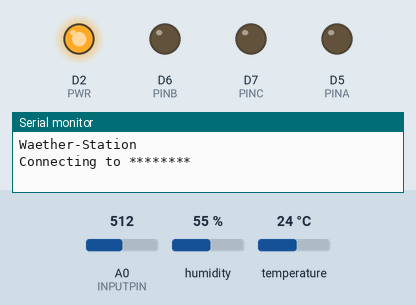
Recording of a program running on a simulated ESP8266 (NodeMCU). On the bench: output pins drawn as LEDs (lit = HIGH), the last lines printed to the serial monitor. Inputs (shaded band) come from the test bench; at power-on: A0 (INPUTPIN) = 512, humidity 55 %, temperature 24 °C. WiFi joins after 1.5 s; servers stay silent unless stated; no MQTT or app messages arrive unless stated. At 4.4 s the program puts the board to deep sleep or switches it off; the recording ends there.

Above: at 0.1 s.
At 3.9 s:
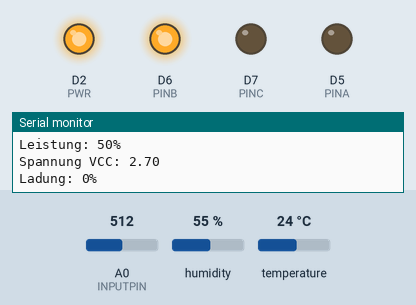
Timing chart, 0 to 4.4 s (numbered marks = the images above):
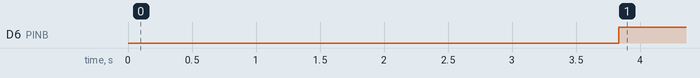

Measured:
- by itself, D6 (PINB): LOW → HIGH at 3.8 s

The program:

main.cpp
```cpp
#include <ESP8266WiFi.h>
#include <PubSubClient.h>
#include "DHTesp.h"

#define LED D4
#define PWR D2
#define PINA D5 //4051
#define PINB D6
#define PINC D7
#define INPUTPIN A0

DHTesp dht;

// Update these with values suitable for your network.
const char *ssid = "********";
const char *password = "********";
const char *mqtt_server = "********";

WiFiClient espClient;
PubSubClient client(espClient);

// 4051
int inputval[3] = {0, 0, 0};

//Voltage
//  GND > R2 > MP > R1 > VCC

const float R1 = 470000;
const float R2 = 100000;

float resistorFactor = 1023 * (R2 / (R1 + R2));

//Data
typedef struct
{
  float temp;
  float hum;
  float heatindex;
  int soil;
  float solar;
  int power;
  float vcc;
  int storage;
} datastruct;

datastruct data;

//Proto
void setup_wifi();
void get_data();
void publish_data();
void reconnect();

void setup()
{
  //INI
  pinMode(PWR, OUTPUT);
  digitalWrite(PWR, HIGH);

  pinMode(PINA, OUTPUT);
  pinMode(PINB, OUTPUT);
  pinMode(PINC, OUTPUT);
  pinMode(INPUTPIN, INPUT);
  digitalWrite(PINA, LOW);
  digitalWrite(PINB, LOW);
  digitalWrite(PINC, LOW);

  //Serial
  Serial.begin(9600);
  delay(10);
  Serial.println("");
  Serial.println("Waether-Station");

  //Wifi
  setup_wifi();
  client.setServer(mqtt_server, 1883);

  dht.setup(05, DHTesp::DHT22); //GPIO 05
}

void loop()
{
  delay(250);

  if (!client.connected())
  {
    reconnect();
  }
  client.loop();

  get_data();
  publish_data();

  delay(500);

  //DeepSleep
  if (data.vcc >= 3.50)
  {
    Serial.println("DeepSleep 15min");
    ESP.deepSleep(600e6);
  }
  else if (data.vcc <= 3.49 && data.vcc >= 3.20)
  {
    Serial.println("DeepSleep 30min");
    ESP.deepSleep(1800e6);
  }
  else
  {
    Serial.println("DeepSleep 1h");
    ESP.deepSleep(3600e6);
  }
}

void setup_wifi()
{
  delay(10);
  // We start by connecting to a WiFi network
  Serial.println();
  Serial.print("Connecting to ");
  Serial.println(ssid);

  WiFi.begin(ssid, password);

  while (WiFi.status() != WL_CONNECTED)
  {
    delay(500);
    Serial.print(".");
  }

  randomSeed(micros());

  Serial.println("");
  Serial.println("WiFi connected");
  Serial.println("IP address: ");
  Serial.println(WiFi.localIP());
}

void reconnect()
{
  // Loop until we're reconnected
  while (!client.connected())
  {
    Serial.print("Attempting connection...");
    // Attempt to connect
    if (client.connect("WeatherClient_1"))
    {
      Serial.println("connected");
    }
    else
    {
      Serial.print("failed");
      Serial.print(client.state());
      Serial.println(" try again in 5 seconds");
      // Wait 5 seconds before retrying
      delay(5000);
    }
  }
}

int readMux(int channel)
{
  int controlPin[] = {PINC, PINB, PINA};

  int muxChannel[8][3] = {
      {0, 0, 0}, //channel 0
      {0, 0, 1}, //channel 1
      {0, 1, 0}, //channel 2
      {0, 1, 1}, //channel 3
      {1, 0, 0}, //channel 4
      {1, 0, 1}, //channel 5
      {1, 1, 0}, //channel 6
      {1, 1, 1}  //channel 7
  };

  //loop through the 3 sig
  for (int i = 0; i < 3; i++)
  {
    digitalWrite(controlPin[i], muxChannel[channel][i]);
  }

  //read the value at the SIG pin
  int val = analogRead(INPUTPIN);

  //return the value
  return val;
}

void get_data()
{
  //DHT
  delay(dht.getMinimumSamplingPeriod());
  data.hum = dht.getHumidity();
  data.temp = dht.getTemperature();
  data.heatindex = dht.computeHeatIndex(data.temp, data.hum, false);

  if (strcmp(dht.getStatusString(), "OK") == 1)
  {
    data.hum = dht.getHumidity();
    data.temp = dht.getTemperature();
    data.heatindex = dht.computeHeatIndex(data.temp, data.hum, false);
  }

  //4051
  data.soil = map(constrain(readMux(0), 440, 850), 850, 440, 0, 100); // Feuchte in %
  data.solar = (readMux(1) / resistorFactor) - 0.13;
  data.solar = constrain(data.solar, 0, 10);
  data.power = constrain(map(readMux(1), 0, 1024, 0, 100), 0, 100); //Gen Leistung in %
  data.vcc = constrain(((readMux(2) / resistorFactor) - 0.15), 0, 10);
  data.storage = map(constrain(readMux(2), 556, 780), 556, 780, 0, 100); //Ladung in %

  Serial.println("Feuchte: " + String(data.soil) + "%");
  Serial.println("Spannung Solar: " + String(data.solar));
  Serial.println("Leistung: " + String(data.power) + "%");
  Serial.println("Spannung VCC: " + String(data.vcc));
  Serial.println("Ladung: " + String(data.storage) + "%");
}

void publish_data()
{
  client.publish("weather/temp", String(data.temp).c_str(), true);
  client.publish("weather/humidity", String(data.hum).c_str(), true);
  client.publish("weather/heatindex", String(data.heatindex).c_str(), true);

  client.publish("weather/soil", String(data.soil).c_str(), true);

  client.publish("weather/solar", String(data.solar).c_str(), true);
  client.publish("weather/vcc", String(data.vcc).c_str(), true);
  client.publish("weather/power", String(data.power).c_str(), true);
  client.publish("weather/storage", String(data.storage).c_str(), true);
}
```
